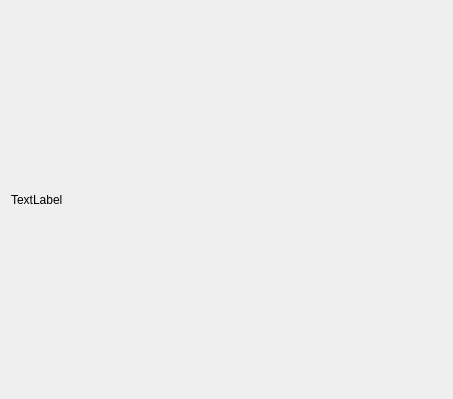
<?xml version="1.0" encoding="UTF-8"?>
<ui version="4.0">
 <class>Dialog</class>
 <widget class="QDialog" name="Dialog">
  <property name="geometry">
   <rect>
    <x>0</x>
    <y>0</y>
    <width>453</width>
    <height>399</height>
   </rect>
  </property>
  <property name="windowTitle">
   <string>Dialog</string>
  </property>
  <layout class="QGridLayout" name="gridLayout">
   <item row="0" column="0">
    <widget class="QLabel" name="labelQR">
     <property name="text">
      <string>TextLabel</string>
     </property>
    </widget>
   </item>
  </layout>
 </widget>
 <resources/>
 <connections/>
</ui>
